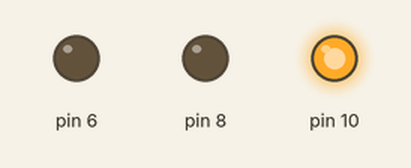
Simulated run of this sketch. Board: Arduino Uno, built with avr-gcc and run on an emulated ATmega328P. On the bench: output pins drawn as LEDs (lit = HIGH).

Above: at 0.2 s.
At 0.7 s:
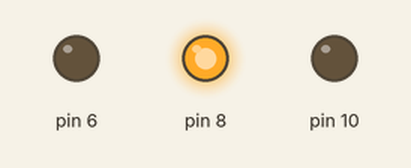
At 2.7 s:
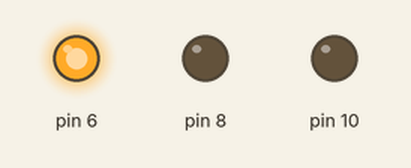
Timing chart, 0 to 3.5 s (numbered marks = the images above):
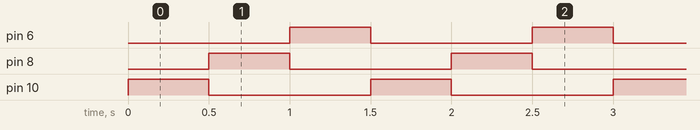

Measured:
- by itself, pin 6, pin 8, pin 10: alternates HIGH for 0.50 s and LOW for 1.0 s
- by itself, everything shown: repeats every 1.5 s, in 4 steps

The sketch:

rgb.ino
```cpp
void setup() {
// Ativando os pinos
pinMode(10, OUTPUT);
pinMode(8, OUTPUT);
pinMode(6, OUTPUT);
}
void loop() {
digitalWrite(10,HIGH);
delay(500);
digitalWrite(10,LOW);
digitalWrite(8,HIGH);
delay(500);
digitalWrite(8,LOW);
digitalWrite(6,HIGH);
delay(500);
digitalWrite(6,LOW);
}
```
